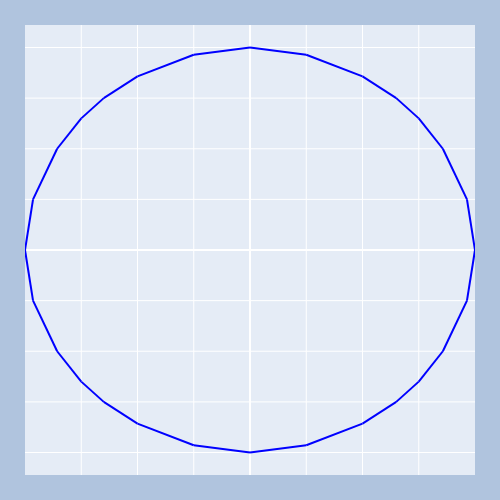

This figure's notebook cell:
### Code cell
blank = np.zeros((500, 500), dtype='uint8')

marching_squares(lambda x, y: x**2 + y**2, blank, 4, 1)

### Figure 1 — Plotly figure (JSON) as saved in the notebook; plotly's stock layout.template omitted (floating-point values rounded to 4 significant figures)
{"data": [{"line": {"color": "rgb(0, 0, 255)"}, "mode": "lines", "showlegend": false, "type": "scatter", "x": [-4, -4], "y": [0, 0]}, {"line": {"color": "rgb(0, 0, 255)"}, "mode": "lines", "showlegend": false, "type": "scatter", "x": [-4, -4], "y": [0, 0]}, {"line": {"color": "rgb(0, 0, 255)"}, "mode": "lines", "showlegend": false, "type": "scatter", "x": [-3.429, -3], "y": [-2, -2.6]}, {"line": {"color": "rgb(0, 0, 255)"}, "mode": "lines", "showlegend": false, "type": "scatter", "x": [-3.429, -3.857], "y": [-2, -1]}, {"line": {"color": "rgb(0, 0, 255)"}, "mode": "lines", "showlegend": false, "type": "scatter", "x": [-4, -3.857], "y": [0, -1]}, {"line": {"color": "rgb(0, 0, 255)"}, "mode": "lines", "showlegend": false, "type": "scatter", "x": [-3.857, -4], "y": [1, 0]}, {"line": {"color": "rgb(0, 0, 255)"}, "mode": "lines", "showlegend": false, "type": "scatter", "x": [-3.857, -3.429], "y": [1, 2]}, {"line": {"color": "rgb(0, 0, 255)"}, "mode": "lines", "showlegend": false, "type": "scatter", "x": [-3.429, -3], "y": [2, 2.6]}, {"line": {"color": "rgb(0, 0, 255)"}, "mode": "lines", "showlegend": false, "type": "scatter", "x": [-2.6, -2], "y": [-3, -3.429]}, {"line": {"color": "rgb(0, 0, 255)"}, "mode": "lines", "showlegend": false, "type": "scatter", "x": [-3, -2.6], "y": [-2.6, -3]}, {"line": {"color": "rgb(0, 0, 255)"}, "mode": "lines", "showlegend": false, "type": "scatter", "x": [-2.6, -3], "y": [3, 2.6]}, {"line": {"color": "rgb(0, 0, 255)"}, "mode": "lines", "showlegend": false, "type": "scatter", "x": [-2.6, -2], "y": [3, 3.429]}, {"line": {"color": "rgb(0, 0, 255)"}, "mode": "lines", "showlegend": false, "type": "scatter", "x": [-2, -1], "y": [-3.429, -3.857]}, {"line": {"color": "rgb(0, 0, 255)"}, "mode": "lines", "showlegend": false, "type": "scatter", "x": [-2, -1], "y": [3.429, 3.857]}, {"line": {"color": "rgb(0, 0, 255)"}, "mode": "lines", "showlegend": false, "type": "scatter", "x": [0, 0], "y": [-4, -4]}, {"line": {"color": "rgb(0, 0, 255)"}, "mode": "lines", "showlegend": false, "type": "scatter", "x": [-1, 0], "y": [-3.857, -4]}, {"line": {"color": "rgb(0, 0, 255)"}, "mode": "lines", "showlegend": false, "type": "scatter", "x": [0, -1], "y": [4, 3.857]}, {"line": {"color": "rgb(0, 0, 255)"}, "mode": "lines", "showlegend": false, "type": "scatter", "x": [0, 0], "y": [-4, -4]}, {"line": {"color": "rgb(0, 0, 255)"}, "mode": "lines", "showlegend": false, "type": "scatter", "x": [0, 1], "y": [-4, -3.857]}, {"line": {"color": "rgb(0, 0, 255)"}, "mode": "lines", "showlegend": false, "type": "scatter", "x": [0, 1], "y": [4, 3.857]}, {"line": {"color": "rgb(0, 0, 255)"}, "mode": "lines", "showlegend": false, "type": "scatter", "x": [1, 2], "y": [-3.857, -3.429]}, {"line": {"color": "rgb(0, 0, 255)"}, "mode": "lines", "showlegend": false, "type": "scatter", "x": [1, 2], "y": [3.857, 3.429]}, {"line": {"color": "rgb(0, 0, 255)"}, "mode": "lines", "showlegend": false, "type": "scatter", "x": [2, 2.6], "y": [-3.429, -3]}, {"line": {"color": "rgb(0, 0, 255)"}, "mode": "lines", "showlegend": false, "type": "scatter", "x": [2.6, 3], "y": [-3, -2.6]}, {"line": {"color": "rgb(0, 0, 255)"}, "mode": "lines", "showlegend": false, "type": "scatter", "x": [2.6, 3], "y": [3, 2.6]}, {"line": {"color": "rgb(0, 0, 255)"}, "mode": "lines", "showlegend": false, "type": "scatter", "x": [2, 2.6], "y": [3.429, 3]}, {"line": {"color": "rgb(0, 0, 255)"}, "mode": "lines", "showlegend": false, "type": "scatter", "x": [3, 3.429], "y": [-2.6, -2]}, {"line": {"color": "rgb(0, 0, 255)"}, "mode": "lines", "showlegend": false, "type": "scatter", "x": [3.429, 3.857], "y": [-2, -1]}, {"line": {"color": "rgb(0, 0, 255)"}, "mode": "lines", "showlegend": false, "type": "scatter", "x": [3.857, 4], "y": [-1, 0]}, {"line": {"color": "rgb(0, 0, 255)"}, "mode": "lines", "showlegend": false, "type": "scatter", "x": [3.857, 4], "y": [1, 0]}, {"line": {"color": "rgb(0, 0, 255)"}, "mode": "lines", "showlegend": false, "type": "scatter", "x": [3.857, 3.429], "y": [1, 2]}, {"line": {"color": "rgb(0, 0, 255)"}, "mode": "lines", "showlegend": false, "type": "scatter", "x": [3, 3.429], "y": [2.6, 2]}], "layout": {"height": 500, "margin": {"b": 25, "l": 25, "r": 25, "t": 25}, "paper_bgcolor": "LightSteelBlue", "width": 500, "xaxis": {"dtick": 1, "showticklabels": false}, "yaxis": {"dtick": 1, "showticklabels": false}}}
